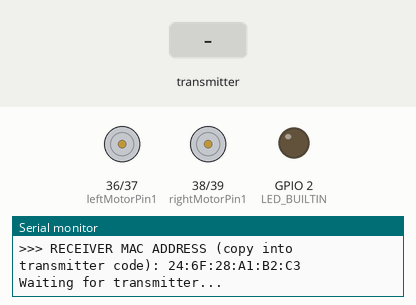
Recording of a sketch running on a simulated ESP32. Shown: motor-driver pin pairs drawn as motors (green arrow = first pin HIGH = forward, orange = second pin HIGH = backward, longer = more drive), output pins drawn as LEDs (lit = HIGH), the last lines printed to the serial monitor. Dashed ring = blinking. The test bench sets the inputs (shaded band).

Above: at 1.2 s.
1.3 s: the transmitter starts sending SensorVal1 = 4095
At 4.1 s:
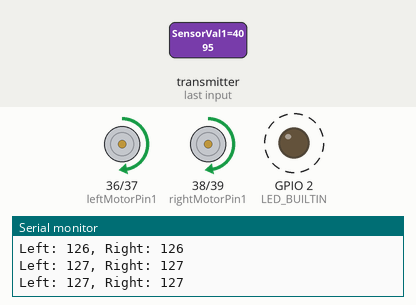
4.3 s: the transmitter starts sending SensorVal2 = 0
At 5.4 s:
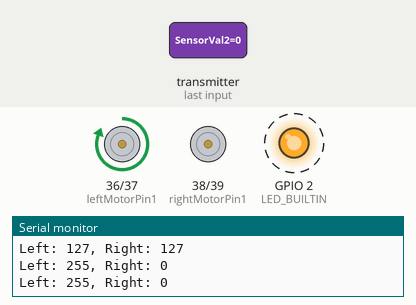
6.0 s: the transmitter starts sending SensorVal1 = 0
At 6.6 s:
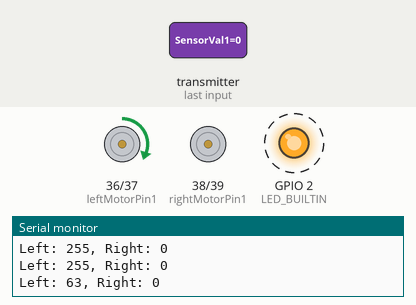
9.0 s: the transmitter starts sending SensorVal1 = 2048
At 11.5 s:
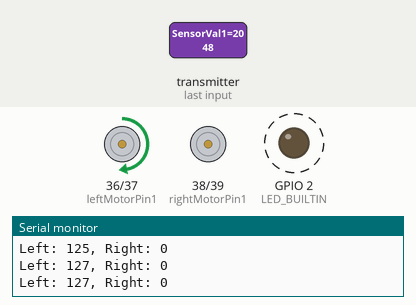
12.0 s: the transmitter starts sending SensorVal2 = 4095
At 12.7 s:
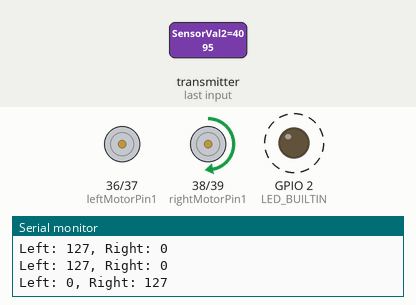
13.7 s: the transmitter starts sending SensorVal1 = 1024
At 16.2 s:
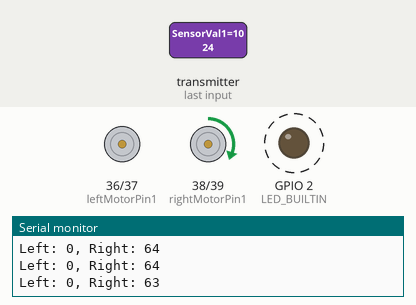
Timing chart, 0 to 17.7 s (numbered marks = the images above; inputs shaded):
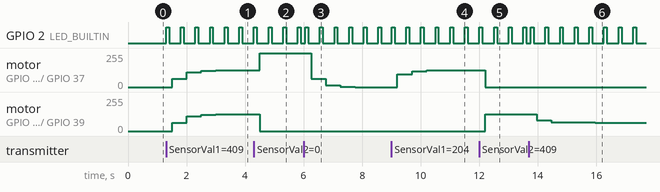

The sketch:

EMGCarReceiver.ino
```cpp
// %%%%%%%%%%%%%%%%%%%%%%%%%%%%%%%%%%%%%%%%%%%%%%%%%%%%%%%%%%%%%%%%%%%%%%%%%%%%%
// COMMUNICATION LIBRARIES AND DEFINITIONS (Do not modify unless you have to!)
#include <WiFi.h>
#include <esp_now.h>

#define ESPNOW_WIFI_CHANNEL 6
// %%%%%%%%%%%%%%%%%%%%%%%%%%%%%%%%%%%%%%%%%%%%%%%%%%%%%%%%%%%%%%%%%%%%%%%%%%%%%

// =============================================================================
// STUDENT'S ADDITIONAL LIBRARIES AND DEFINITIONS HERE:

// =============================================================================

// %%%%%%%%%%%%%%%%%%%%%%%%%%%%%%%%%%%%%%%%%%%%%%%%%%%%%%%%%%%%%%%%%%%%%%%%%%%%%
// COMMUNICATION PACKET SET UP (Do not modify unless you have to!)
// --- Data packet structure — must match the TRANSMITTER exactly ---
struct ControlPacket {
  uint16_t SensorVal1;   // 0 → 4095
  uint16_t SensorVal2;   // 0 - 4095
};

// --- Communcation Global variables ---
volatile ControlPacket latestPacket = {0, 2048}; // Default: stopped, straight
volatile bool newDataAvailable = false;
unsigned long lastReceiveTime  = 0;
const int SIGNAL_TIMEOUT_MS = 5000;
uint16_t sensorValue1;
uint16_t sensorValue2;


// --- ESP-NOW receive callback ---
void onDataReceived(const esp_now_recv_info_t *info, const uint8_t *data, int len) {
  if (len == sizeof(ControlPacket)) {
    memcpy((void *)&latestPacket, data, sizeof(ControlPacket));
    newDataAvailable = true;
    lastReceiveTime  = millis();
    digitalWrite(LED_BUILTIN,HIGH);
    delay(100);
    digitalWrite(LED_BUILTIN,LOW);
    delay(100);
  }
}
// %%%%%%%%%%%%%%%%%%%%%%%%%%%%%%%%%%%%%%%%%%%%%%%%%%%%%%%%%%%%%%%%%%%%%%%%%%%%%

// =============================================================================
// STUDENT'S GLOBAL VARIABLES:
// Tank drive Pins
int leftMotorPin1 = A0;
int leftMotorPin2 = A1;

int rightMotorPin1 = A2;
int rightMotorPin2 = A3;

int leftMotorSpeed = 0;
int rightMotorSpeed = 0;
int steering = 0;

int EMGcap = 2000;
int lastSpeed = 0;
float alpha = 0.75f;
int speedValue = 0;
// =============================================================================

void setup() {
  // %%%%%%%%%%%%%%%%%%%%%%%%%%%%%%%%%%%%%%%%%%%%%%%%%%%%%%%%%%%%%%%%%%%%%%%%%%%%%
  // COMMUNICATION SETUP() (Do not modify unless you have to!)
  Serial.begin(115200);
  Serial.println("=== RECEIVER starting ===");
  pinMode(LED_BUILTIN,OUTPUT);
  digitalWrite(LED_BUILTIN,LOW);

  // --- Starts Wifi and print this board's MAC address --
  WiFi.mode(WIFI_MODE_STA);
  WiFi.setChannel(ESPNOW_WIFI_CHANNEL);
  while (!WiFi.STA.started()) {
    delay(100);
  }
  Serial.print(">>> RECEIVER MAC ADDRESS (copy into transmitter code): ");
  Serial.println(WiFi.macAddress()); // Copy this mac address to your transmitter code

  // --- Initialise ESP-NOW ---
  if (esp_now_init() != ESP_OK) {
    Serial.println("ERROR: ESP-NOW init failed. Restart the board.");
    while (true);
  }
  esp_now_register_recv_cb(onDataReceived);

  Serial.println("Waiting for transmitter...");
  // %%%%%%%%%%%%%%%%%%%%%%%%%%%%%%%%%%%%%%%%%%%%%%%%%%%%%%%%%%%%%%%%%%%%%%%%%%%%%


  // =============================================================================
  // STUDENT'S SETUP() CODE STARTS HERE:
  // Set up Left and Right Motor Pins
  pinMode(leftMotorPin1, OUTPUT);
  pinMode(leftMotorPin2, OUTPUT);
  pinMode(rightMotorPin1, OUTPUT);
  pinMode(rightMotorPin2, OUTPUT);

  // Set up direction for motor
  digitalWrite(leftMotorPin1, LOW);
  digitalWrite(leftMotorPin2, LOW);
  digitalWrite(rightMotorPin1, LOW);
  digitalWrite(rightMotorPin2, LOW);
  // =============================================================================
}

void loop() {
  // %%%%%%%%%%%%%%%%%%%%%%%%%%%%%%%%%%%%%%%%%%%%%%%%%%%%%%%%%%%%%%%%%%%%%%%%%%%%%
  // COMMUNICATION SIGNAL LOST CHECK (Do not modify unless you have to!)
  if (millis() - lastReceiveTime > SIGNAL_TIMEOUT_MS && lastReceiveTime != 0) {
    Serial.println("⚠ Signal lost — motors stopped.");
    lastReceiveTime = millis(); // Prevent spamming the serial port
    return;
  }

  if (!newDataAvailable) return;
  newDataAvailable = false;
  // %%%%%%%%%%%%%%%%%%%%%%%%%%%%%%%%%%%%%%%%%%%%%%%%%%%%%%%%%%%%%%%%%%%%%%%%%%%%%

  // =============================================================================
  // STUDENT'S MAIN LOOP() CODE STARTS HERE:
  sensorValue1 = latestPacket.SensorVal1;
  sensorValue2 = latestPacket.SensorVal2;

  // Exponential Filter
  speedValue = round(sensorValue1 * alpha + lastSpeed * (1.0 - alpha));
  lastSpeed = speedValue;

  // Control motor
  steering = map(sensorValue2,0,4095,-2047,2047);
  leftMotorSpeed = speedValue - steering - EMGcap;
  rightMotorSpeed = speedValue + steering - EMGcap;
  leftMotorSpeed = map(leftMotorSpeed, 2047 - EMGcap, 6142 - EMGcap, 0, 255);
  leftMotorSpeed = constrain(leftMotorSpeed, 0, 255);
  rightMotorSpeed = map(rightMotorSpeed, 2047 - EMGcap, 6142 - EMGcap, 0, 255);
  rightMotorSpeed = constrain(rightMotorSpeed, 0, 255);

  // Write to Motors
  analogWrite(leftMotorPin1, leftMotorSpeed);
  digitalWrite(leftMotorPin2, LOW);
  analogWrite(rightMotorPin1, rightMotorSpeed);
  digitalWrite(rightMotorPin2, LOW);

  // Print data
  Serial.print("Left: ");
  Serial.print(leftMotorSpeed);
  Serial.print(", Right: ");
  Serial.println(rightMotorSpeed);
  // =============================================================================
}
```

Measured:
- after the input at 1.3 s, GPIO 2 (LED_BUILTIN): alternates HIGH for 0.10 s and LOW for 0.40 s, starting at once; motor on GPIO 36 (leftMotorPin1) / GPIO 37 (leftMotorPin2), motor on GPIO 38 (rightMotorPin1) / GPIO 39 (rightMotorPin2): moves from stopped to forward 127/255 over 2.0 s, starting after 0.20 s
- after the input at 4.3 s, motor on GPIO 36 (leftMotorPin1) / GPIO 37 (leftMotorPin2): forward 127/255 → forward 255/255 after 0.21 s; motor on GPIO 38 (rightMotorPin1) / GPIO 39 (rightMotorPin2): forward 127/255 → stopped after 0.21 s
- after the input at 6.0 s, motor on GPIO 36 (leftMotorPin1) / GPIO 37 (leftMotorPin2): forward 255/255 → forward 63/255 after 0.26 s, → forward 15/255 0.50 s later, → forward 3/255 0.50 s later, → stopped 0.50 s later
- after the input at 9.0 s, motor on GPIO 36 (leftMotorPin1) / GPIO 37 (leftMotorPin2): stopped → forward 95/255 after 0.21 s, → forward 119/255 0.50 s later, → forward 125/255 0.50 s later, → forward 127/255 0.50 s later
- after the input at 12.0 s, motor on GPIO 36 (leftMotorPin1) / GPIO 37 (leftMotorPin2): forward 127/255 → stopped after 0.21 s; motor on GPIO 38 (rightMotorPin1) / GPIO 39 (rightMotorPin2): stopped → forward 127/255 after 0.21 s
- after the input at 13.7 s, motor on GPIO 38 (rightMotorPin1) / GPIO 39 (rightMotorPin2): forward 127/255 → forward 79/255 after 0.26 s, → forward 67/255 0.50 s later, → forward 64/255 0.50 s later, → forward 63/255 1.0 s later
